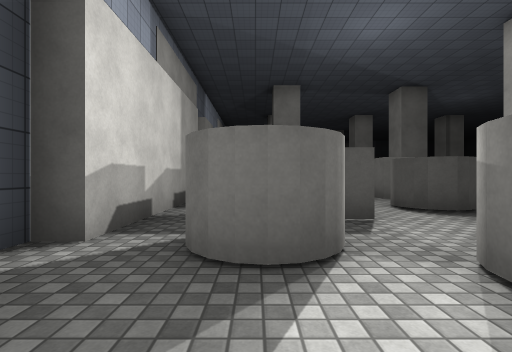
View 1 (above)

24 first-person views from a walk through a scene from a Unity 3-D project. The camera is 1.2 m above the floor, looks level and sees 85° across. The floor is counted in squares, 2 m on a side. Each view is taken from the middle of a square. On the plan, view 1 faces up. The plan holds only what a view shows up to about 9 squares ahead; the rest is blank. The place goes on beyond the plan. The player is left out. Surface patterns are stand-ins for the level's own textures.

View 2
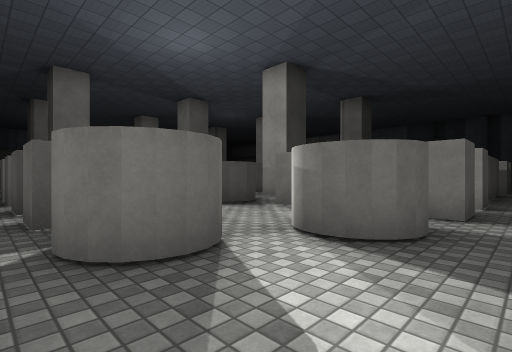

View 3
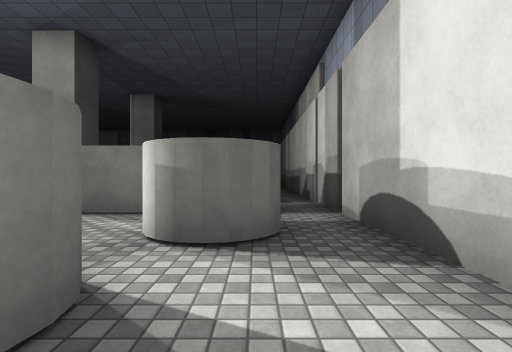

View 4
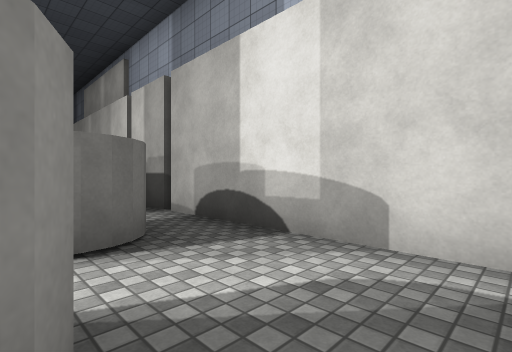

View 5
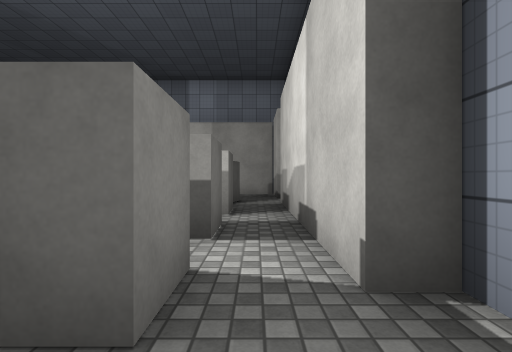

View 6
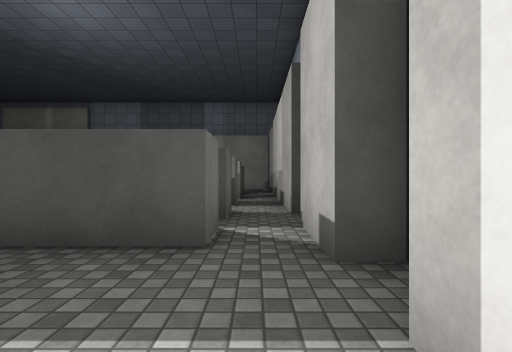

View 7
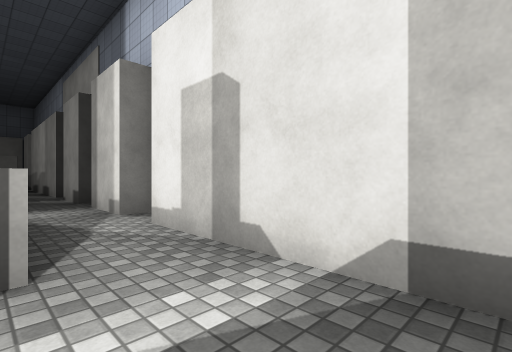

View 8
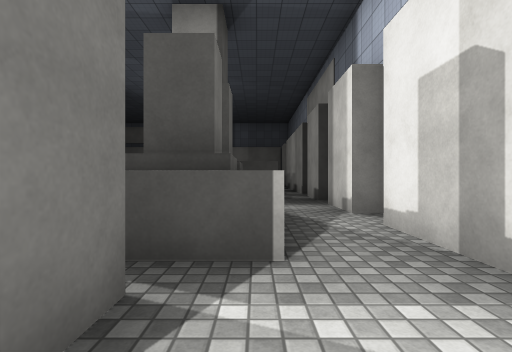

View 9
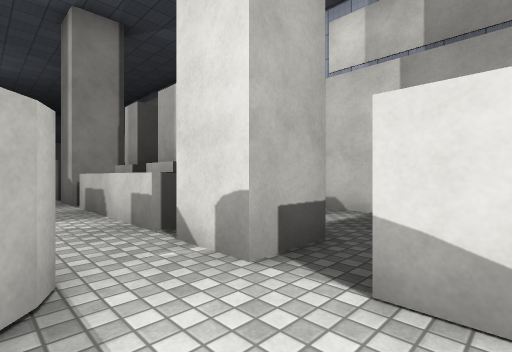

View 10
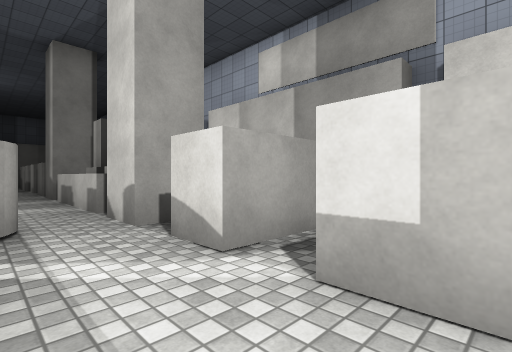

View 11
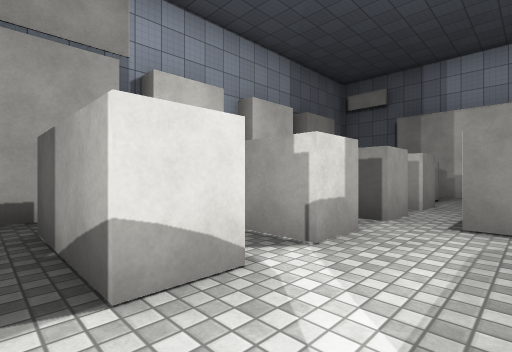

View 12
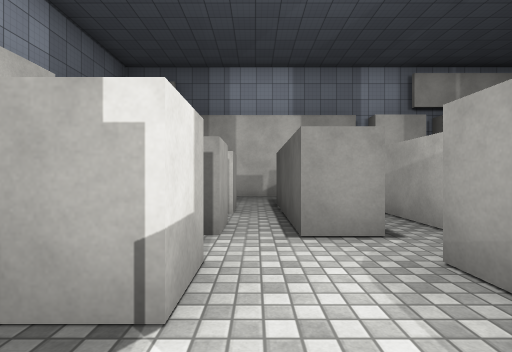

View 13
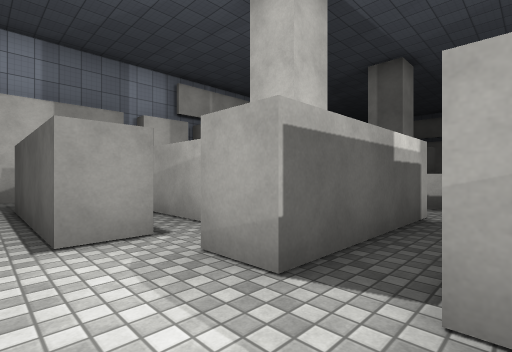

View 14
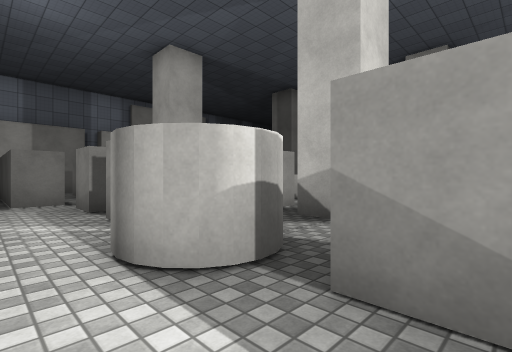

View 15
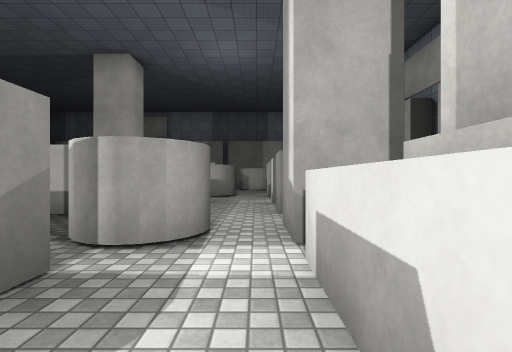

View 16
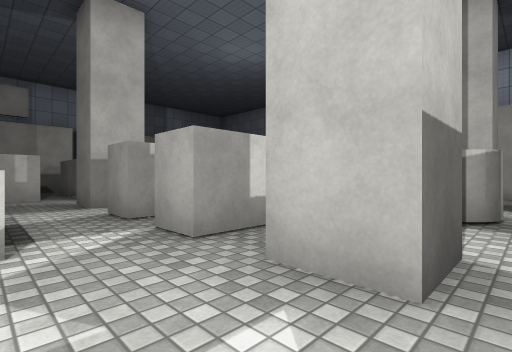

View 17
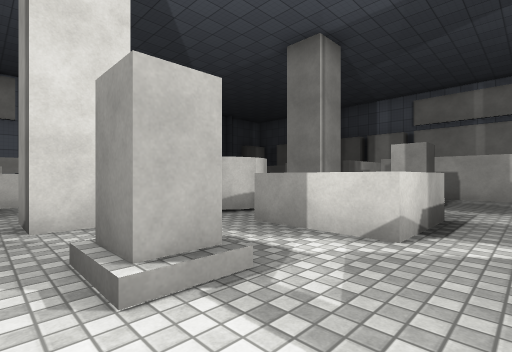

View 18
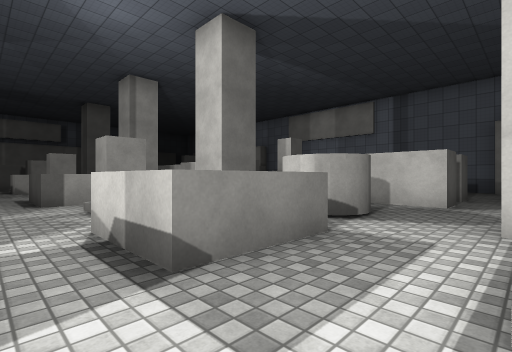

View 19
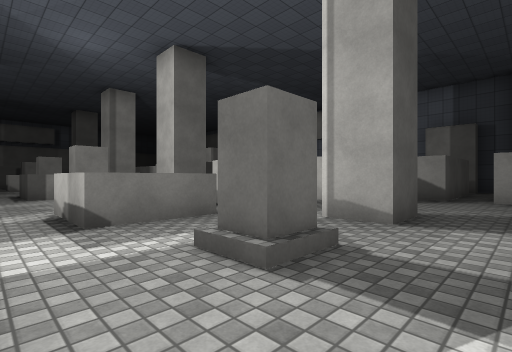

View 20
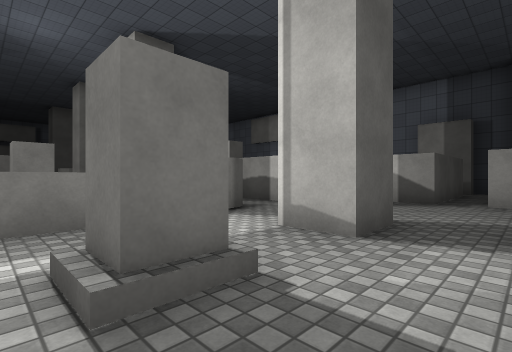

View 21
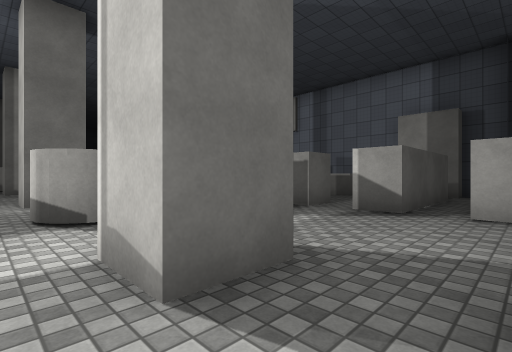

View 22
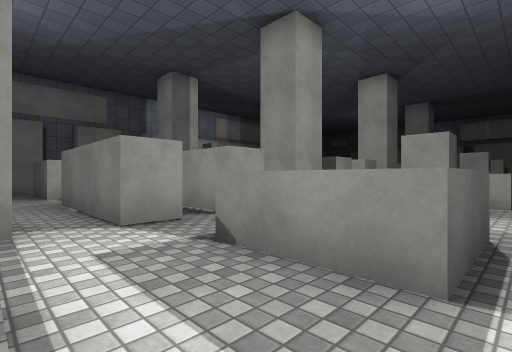

View 23
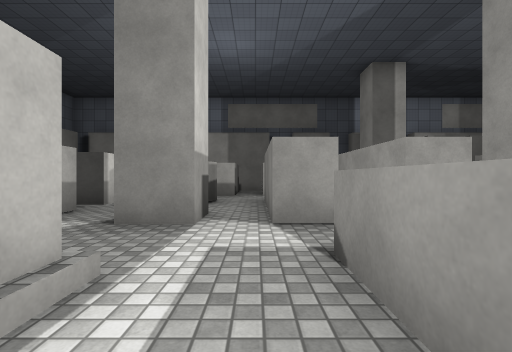

View 24
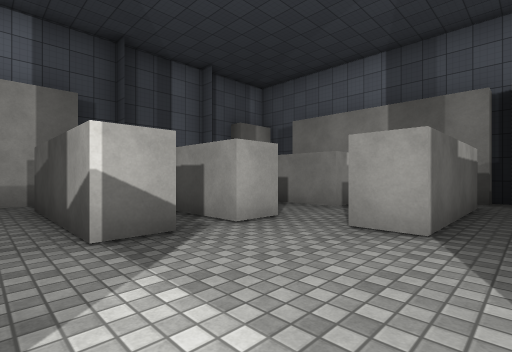

### Floor plan
Key: @ floor where view 1 was taken; # wall or solid block; x gap in a wall; . floor; ^ raised ledge; B block.
Columns run from 2 left of view 1 to 20 right of it. Each row starts with its distance up from view 1.
 27    ###
 26    ...
 25    #.
 24     .##
 23    #.##
 22     .##
 21    #.##
 20    #..#
 19    #..###.^
 18 #.##..###.^
 17 #........ .
 16 #..#.##.# .B #
 15 #.^^...  ..  .
 14 #.^B..###.^  .
 13 #.^B..###.^^..
 12 #.^^...........#^
 11 #..#.#..#..B.#
 10 #............. #
  9 #.##..###.^^.#.#    ^
  8 #.##..###.^^.#.# # .^
  7 #....................#
  6 #.##.#..#..B.#...###x##
  5 #.  .##...............#
  4 #.##..x..........##
  3 #.#...# ######.#...
  2 #.#.# # # ####.#.##
  1 #...#.#.######.#
  0 #.@........   ..
 -1 ###########   ##

Where each view was taken, in squares from view 1:
view 1: 0 up, 0 right, facing up
view 2: 0 up, 1 left, facing up-right
view 3: 1 up, 1 left, facing right
view 4: 2 up, 1 left, facing down-right
view 5: 9 up, 1 left, facing down
view 6: 12 up, 1 left, facing down
view 7: 17 up, 0 right, facing down-left
view 8: 17 up, 0 right, facing down
view 9: 18 up, 3 right, facing down-left
view 10: 20 up, 3 right, facing down-left
view 11: 17 up, 3 right, facing up-left
view 12: 18 up, 2 right, facing up
view 13: 18 up, 2 right, facing up-right
view 14: 14 up, 2 right, facing up-right
view 15: 14 up, 2 right, facing down
view 16: 12 up, 8 right, facing down-left
view 17: 12 up, 7 right, facing down-right
view 18: 6 up, 7 right, facing up-right
view 19: 4 up, 7 right, facing up-right
view 20: 4 up, 8 right, facing up-right
view 21: 4 up, 10 right, facing up-right
view 22: 6 up, 10 right, facing up-left
view 23: 7 up, 10 right, facing left
view 24: 7 up, 12 right, facing down-right
